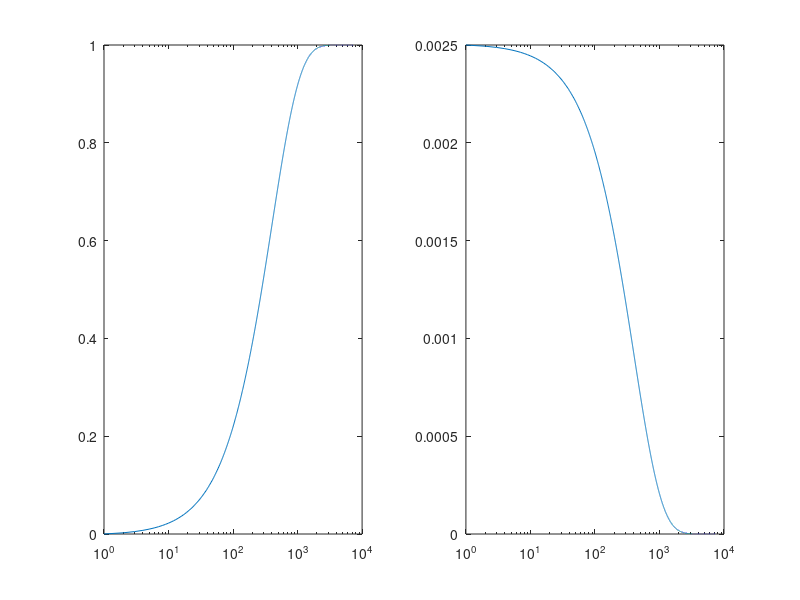
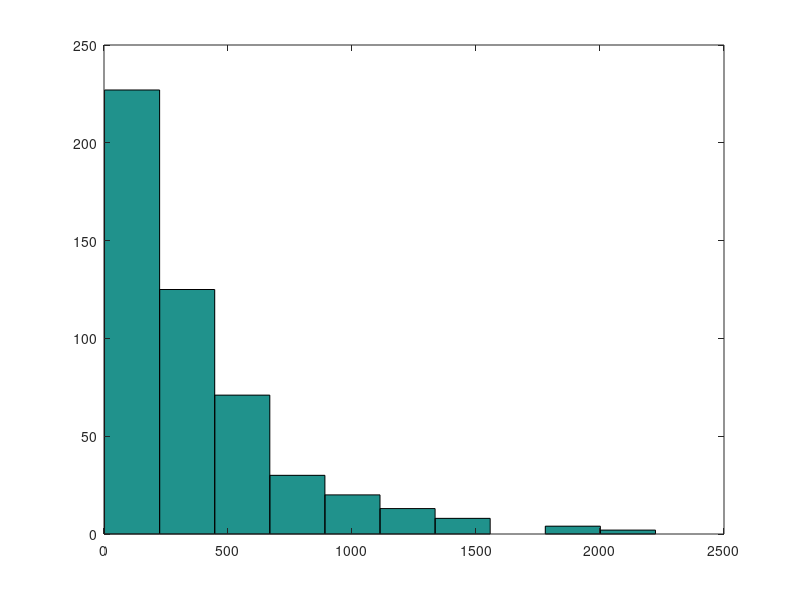

Write MATLAB code to recreate these figures, in order.
function expCdf(s0,alp)
clc; clear; close all;
if nargin < 1
    s0 = 1;
    smax = 2^13;
    alp = 400;
end

fig_idx = 0;
F       = [];
f       = [];
X       =s0:smax;
Num     = 500;
for x=X
    F(x) = cdf_(s0,alp,x);
    f(x) = pdf_(s0,alp,x);
end
%% --plot
fig_idx = fig_idx + 1;
fh = figure(fig_idx); clf;
subplot(1,2,1)
semilogx(X,F(X),'-');
subplot(1,2,2)
semilogx(X,f(X));

%% --Generate Numbers
Y = rand(1,Num);
RetArr = [];
for id=1:length(Y)
    y = Y(id);
    RetArr(id) = inverse_cdf(s0,alp,y);
end
fig_idx = fig_idx + 1;
fh = figure(fig_idx); clf;
%plot(1:length(Y), sort(RetArr));
hist(RetArr);
%x = inverse_cdf(s0,alp,0.95)
end

function x = inverse_cdf(s0,alp,y)
    x = s0 - alp*log(1 - y);
end

function ret = cdf_(s0,alp,x)
    ret = exp(-1/alp*(x-s0));
    ret = 1-ret;
end

function ret=pdf_(s0,alp,x)
    ret = 1/alp*exp(-1/alp*(x-s0));
end